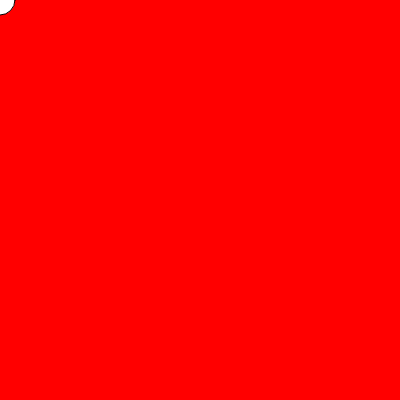
Frame 1 (no input)
Frame 60 (no input): identical to frame 1, image omitted
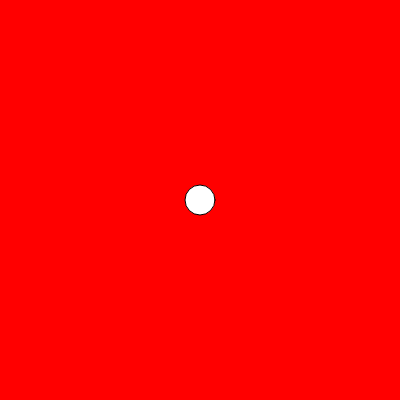
Frame 120 (the mouse pressed at the canvas centre since frame 60)

The p5.js sketch that drew these frames (run headless with seeded random() and noise() and a simulated clock; from frame 60 on, the mouse is pressed at the canvas centre):

// p5.js sketch
// ── sketch.js
let myBackgroundColor;
let myInterval;

function setup() {
  createCanvas(400, 400);
  myInterval = setInterval(tick, 1000);
  setTimeout(timeIsUp, 10000);

  myBackgroundColor = color(255, 0, 0);
}

function draw() {
  background(myBackgroundColor);
  ellipse(mouseX, mouseY, 30);
}

function tick() {
  console.log("tick");
  //background(random(255), random(255), random(255));
  myBackgroundColor = color(random(255), random(255), random(255));
}

function timeIsUp() {
  console.log("----- time is up!----");
  clearInterval(myInterval);
}
